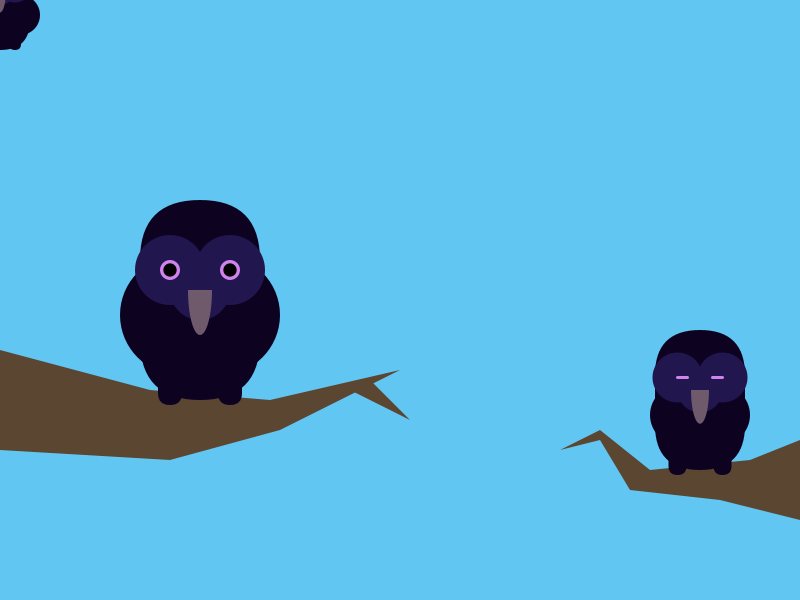
Frame 1 (no input)
Frame 60 (the mouse pressed at the canvas centre just before this capture): identical to frame 1, image omitted
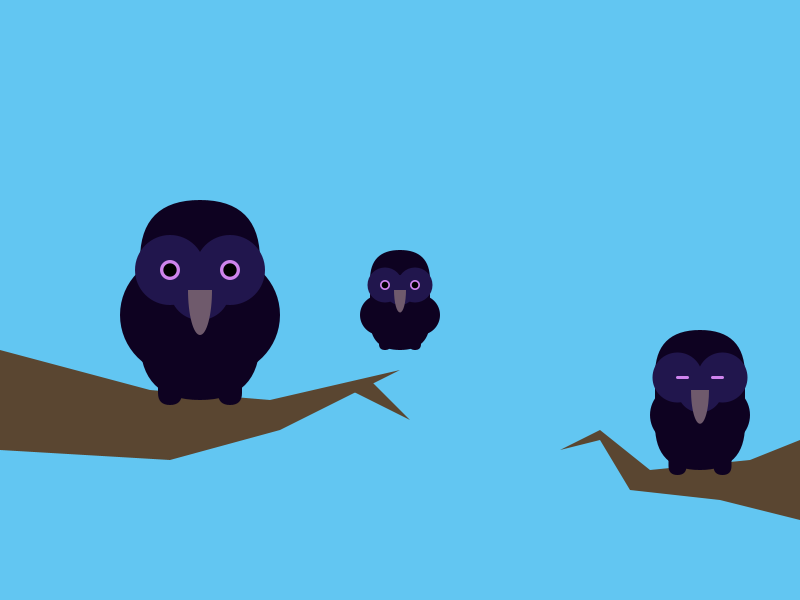
Frame 120 (the mouse held since frame 60 and released just before this capture)

The Processing sketch that drew these frames (run headless with seeded random() and noise(); from frame 60 on, the mouse is pressed at the canvas centre):

// Processing sketch: OliveiraAiden_Exercice05
// ── OliveiraAiden_Exercice05.pde
/*
 * Titre: EDM1700 Exercice 5: "Oiseaux de nuit"
 * Auteur.trice: Aiden Oliveira
 * Version: 1.0
 * Instructions: 
 * Notes: birb
 */

// VARIABLES - - - - - - - - - - - - - - - - - - - - - - - - - - - -
color crowCorps = #0E0221;      // couleur foncé du corps
color crowCorpsLight = #21164D; // couleur pâle du corps
color crowYeux = #CF84ED;       // couleur des yeux
color crowBec = #6F5A6C;        // couleur du bec

int posCrowCorps = 15;          // position de certains éléments du corps
boolean eyeOpen;                // bool afin de savoir si le petit oiseau a les yeux ouvert ou fermé

// SETUP - - - - - - - - - - - - - - - - - - - - - - - - - - - -
void setup() {
  size(800, 600);              // grandeur du canva
}

// DRAW - - - - - - - - - - - - - - - - - - - - - - - - - - - -
void draw() {
  background(#62C6F2);                 // couleur du fond (ciel)
  noStroke();                          // enlever les bordures
  fill(#5A4631);                       // couleur des branches (brun)
  
  // - branche de gauche -
  beginShape();                        // début de la branche gauche
    vertex(0, height/2+50);
    vertex(150, height/2+90);
    vertex(270, height/2+100);
    vertex(width/2, height/2+70);
    vertex(280, height/2+130);
    vertex(170, height/2+160);
    vertex(0, height/2+150);
  endShape();                           // fin de la branche gauche
  beginShape();                         // début de la mini branche gauche
    vertex(width/2-30, height/2+80);
    vertex(width/2+10, height/2+120);
    vertex(width/2-50, height/2+90);
  endShape();                           // fin de la mini branche gauche
  
  // - branche de droite -
  beginShape();                         // début de la branche droite
    vertex(width, 440);
    vertex(width-50, 460);
    vertex(width-150, 470);
    vertex(width-200, 430);
    vertex(width-240, 450);
    vertex(width-200, 440);
    vertex(width-170, 490);
    vertex(width-80, 500);
    vertex(width, 520);
  endShape();                            // fin de la branche droite
  
    // appelle la fonction qui dessine l'oiseau (le petit corbeau)
  drawCrow(width/2+300, height/2+100, 90, 140, 50, 15, posCrowCorps*1.5, 1.5, true, 2);
    // appelle la fonction qui dessine l'oiseau (le grand corbeau)
  drawCrow(width/2-200, height/2, 120, 200, 70, 20, posCrowCorps*2, 1, false, 1);
    // appelle la fonction qui dessine l'oiseau (l'oiseau qui suit la souris)
  drawCrow(mouseX, mouseY, 60, 100, 35, 10, posCrowCorps, 1.5, eyeOpen, 3);
}

// DESSINE L'OISEAU - - - - - - - - - - - - - - - - - - - - - - - - - - - -
void drawCrow(int x, int y, int w, int h, int size, int eyes, float posCrowBody, float wing, boolean ifEye, int ifBig) {
  drawBody(x, y, h, w, wing, ifBig);          // dessine le corps
  drawChin(x, y, size, w, posCrowBody);       // dessine le menton/visage
  drawEyes(x, y, eyes, posCrowBody, ifEye);   // dessine les yeux
  drawBeak(x, y, w, posCrowBody);             // dessine le bec
  drawLegs(x, y, w/5, h/2, 15, posCrowBody);  // dessine les jambes
}

// LE CORPS - - - - - - - - - - - - - - - - - - - - - - - - - - - -
void drawBody(int x, int y, int h, int w, float wing, int ifBig) {
  rectMode(CENTER);              // mets le centre des rect au milieu
  fill(crowCorps);               // couleur du corps
  rect(x, y, w, h, 100);         // rect servant de corps (coins arrondis)
  circle(x-20, y+15, w/wing);    // cercle pour les ailes (gauche)
  circle(x+20, y+15, w/wing);    // cercle pour les ailes (droite)
  
  float distSmall = dist(mouseX, mouseY, x, y);   // position de la souris
  if (distSmall <= w && ifBig == 1) {             // si la souris est proche du gros oiseau...
    eyeOpen = true;                               // ... ferme les yeux de l'oiseau!
  } else if (distSmall <= w && ifBig == 2) {      // si la souris est proche du petit oiseau...
    eyeOpen = false;                              // ... ouvre les yeux de l'oiseau
  }
}

// LE MENTON/VISAGE - - - - - - - - - - - - - - - - - - - - - - - - - - - -
void drawChin(float x, float y, float size, float w, float posCrowBody) {
  fill(crowCorpsLight);                        // couleur du visage
  circle(x-posCrowBody, y-posCrowBody, size);  // visage gauche
  circle(x+posCrowBody, y-posCrowBody, size);  // visage droit
  circle(x, y-10, w/2);                        // menton
}

// LES YEUX - - - - - - - - - - - - - - - - - - - - - - - - - - - -
void drawEyes(float x, float y, float eyes, float posCrowBody, boolean ifEye) {
  
  if (ifEye == false) {                    // si les yeux sont ouvert
    fill(crowYeux);                                  // couleur des yeux
    circle(x-posCrowBody, y-posCrowBody, eyes);      // oeil gauche
    circle(x+posCrowBody, y-posCrowBody, eyes);      // oeil droit
    fill(0);                                         // pupille noire
    circle(x-posCrowBody, y-posCrowBody, eyes/1.5);  // oeil gauche
    circle(x+posCrowBody, y-posCrowBody, eyes/1.5);  // oeil droit
  } else {                                 // si les yeux sont fermer
    stroke(crowYeux);                                // couleur des yeux
    strokeWeight(3);                                 // épaisseur des yeux fermés
    line(x-posCrowBody, y-posCrowBody, x-posCrowBody+10, y-posCrowBody);  // oeil gauche
    line(x+posCrowBody, y-posCrowBody, x+posCrowBody-10, y-posCrowBody);  //oeil droit
    noStroke();                                      // enlève la bordure pour le reste
    
  }
  
}

// LE BEC - - - - - - - - - - - - - - - - - - - - - - - - - - - -
void drawBeak(int x, int y, int w, float posCrowBody) {
  fill(crowBec);                              // couleur du bec
  arc(x, y-10, w/5, w/2+posCrowBody, 0, PI);  // arche du bec
}

// LES JAMBES - - - - - - - - - - - - - - - - - - - - - - - - - - - -
void drawLegs(int x, int y, int w, int h, int rond, float posCrowBody) {
  fill(crowCorps);                                      // couleur des jambes (même couleur que le corps)
  rect(x-posCrowBody, y+posCrowBody*2, w, h-10, rond);  // jambe gauche
  rect(x+posCrowBody, y+posCrowBody*2, w, h-10, rond);  // jambe droite
}
